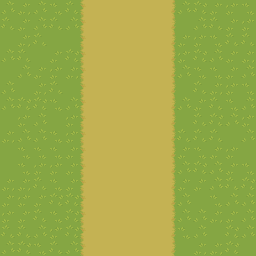

Rendered tile map (Tiled .tmx) drawn with the repository's tilesets; below, a short description and the full map source, tile grids included:
An orthogonal 16x16 tile map with 16x16 px tiles, 1 tile layer (Tile Layer 1).

<map version="1.10" tiledversion="1.11.2" orientation="orthogonal" renderorder="right-down" width="16" height="16" tilewidth="16" tileheight="16" infinite="0" nextlayerid="2" nextobjectid="1">
 <tileset firstgid="1" source="punyworld-overworld-tiles.tsx" />
 <layer id="1" name="Tile Layer 1" width="16" height="16">
  <data encoding="csv">
55,57,29,2,28,38,39,39,39,39,40,55,30,3,56,2,
28,3,55,28,29,38,39,39,39,39,40,1,29,28,3,56,
1,57,28,1,1,38,39,39,39,39,40,3,56,2,28,28,
29,28,1,3,30,38,39,39,39,39,40,56,30,55,3,57,
1,55,3,56,57,38,39,39,39,39,40,55,2,2,3,55,
55,1,57,28,1,38,39,39,39,39,40,1,28,57,56,2,
55,30,30,2,55,38,39,39,39,39,40,29,3,28,2,29,
1,56,29,1,56,38,39,39,39,39,40,1,28,30,29,56,
57,29,55,2,56,38,39,39,39,39,40,28,28,28,1,29,
1,2,2,2,3,38,39,39,39,39,40,3,2,3,56,1,
1,2,56,56,3,38,39,39,39,39,40,29,30,55,3,2,
57,57,28,2,3,38,39,39,39,39,40,3,3,55,28,30,
3,56,3,30,30,38,39,39,39,39,40,55,1,2,29,29,
56,3,28,2,30,38,39,39,39,39,40,55,55,57,3,29,
28,28,29,56,30,38,39,39,39,39,40,2,55,1,30,55,
29,30,2,28,29,38,39,39,39,39,40,1,57,57,30,1
</data>
 </layer>
</map>